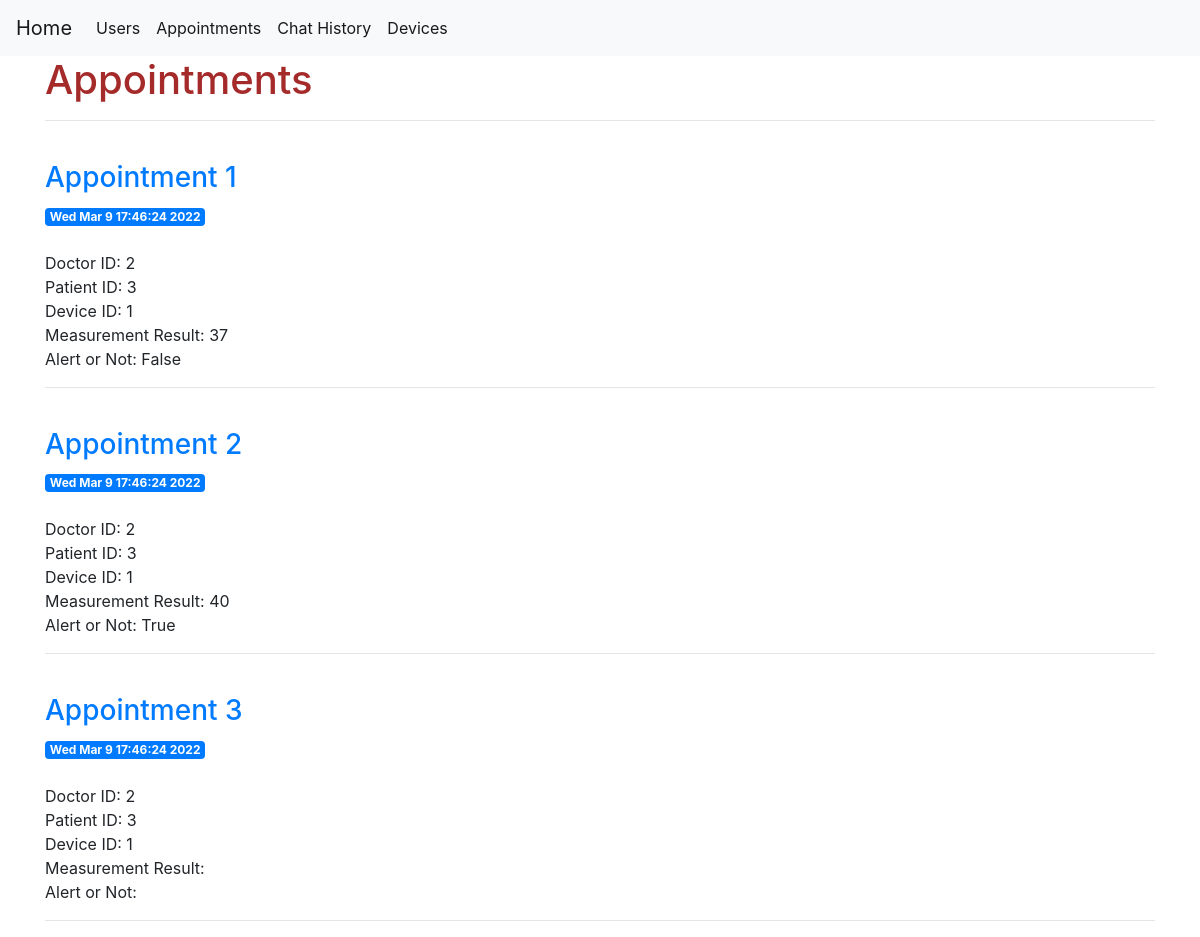
The app's page /appointment with its own data.
### tables this page shows
CREATE TABLE "appointments" (
	"Appointment_ID"	INTEGER,
	"Doctor_ID"	INTEGER NOT NULL,
	"Patient_ID"	INTEGER NOT NULL,
	"Device_ID"	INTEGER NOT NULL,
	"Device_Output"	INTEGER NOT NULL,
	"Date"	TEXT NOT NULL,
	"Alert"	INTEGER NOT NULL,
	PRIMARY KEY("Appointment_ID")
);

### modules/appointments.py (the view)
@apts.route('/appointment')
def all_appointments():
    if request.method == 'GET':
        conn = get_db_connection()
        all_apts = conn.execute('SELECT * FROM appointments').fetchall()
        conn.close()
        return render_template('appointments.html', all_apts=all_apts)

### modules/appointments.py (called while the page is built)
def get_db_connection():
    conn = sqlite3.connect(DB_ADDRESS)
    conn.row_factory = sqlite3.Row
    return conn

### templates/appointments.html
{% extends 'base.html' %} {% block content %}
<h1 style="color: brown">{% block title %} Appointments {% endblock %}</h1>
<hr />
{% for all_apt in all_apts %}
<br />
<div>
  <a href="#">
    <h3>Appointment {{ all_apt['Appointment_ID'] }} &nbsp;&nbsp;</h3>
  </a>
  <span class="badge badge-primary">{{ all_apt['Date'] }}</span>
  <br /><br />
  <p>
    Doctor ID: {{ all_apt['Doctor_ID'] }} <br />
    Patient ID: {{ all_apt['Patient_ID']}} <br />
    Device ID: {{ all_apt['Device_ID']}} <br />
    Measurement Result: {{ all_apt['Device_Output']}} <br />
    Alert or Not: {{ all_apt['Alert']}}
  </p>
</div>
<hr />
{% endfor %} {% endblock %}

### templates/base.html (shortened to what this page needs)
<!DOCTYPE html>
<html lang="en">
  <head>
    <link
      rel="stylesheet"
      href="https://stackpath.bootstrapcdn.com/bootstrap/4.3.1/css/bootstrap.min.css"
    />
  </head>
  <body>
    <nav class="navbar navbar-expand-md navbar-light bg-light">
      <a class="navbar-brand" href="{{ url_for('home.index') }}">Home</a>
      <div class="collapse navbar-collapse" id="navbarNav" style="float: left">
        <ul class="navbar-nav">
          <li class="nav-item active">
            <a class="nav-link" href="#">Users</a>
          </li>
          <li class="nav-item active">
            <a class="nav-link" href="{{ url_for('apts.all_appointments') }}"
              >Appointments</a
            >
          </li>
          <li class="nav-item active">
            <a class="nav-link" href="{{ url_for('chats.all_chats') }}"
              >Chat History</a
            >
          </li>
          <li class="nav-item active">
            <a class="nav-link" href="{{ url_for('devices.all_devices') }}"
              >Devices</a
            >
          </li>
        </ul>
      </div>
    </nav>
    <div class="container">{% block content %} {% endblock %}</div>
  </body>
</html>

### records on screen
appointments: Appointment_ID "1", Date "Wed Mar 9 17:46:24 2022", Doctor_ID "2", Patient_ID "3", Device_ID "1", Device_Output "37", Alert "False"
appointments: Appointment_ID "2", Date "Wed Mar 9 17:46:24 2022", Doctor_ID "2", Patient_ID "3", Device_ID "1", Device_Output "40", Alert "True"
appointments: Appointment_ID "3", Date "Wed Mar 9 17:46:24 2022", Doctor_ID "2", Patient_ID "3", Device_ID "1"
